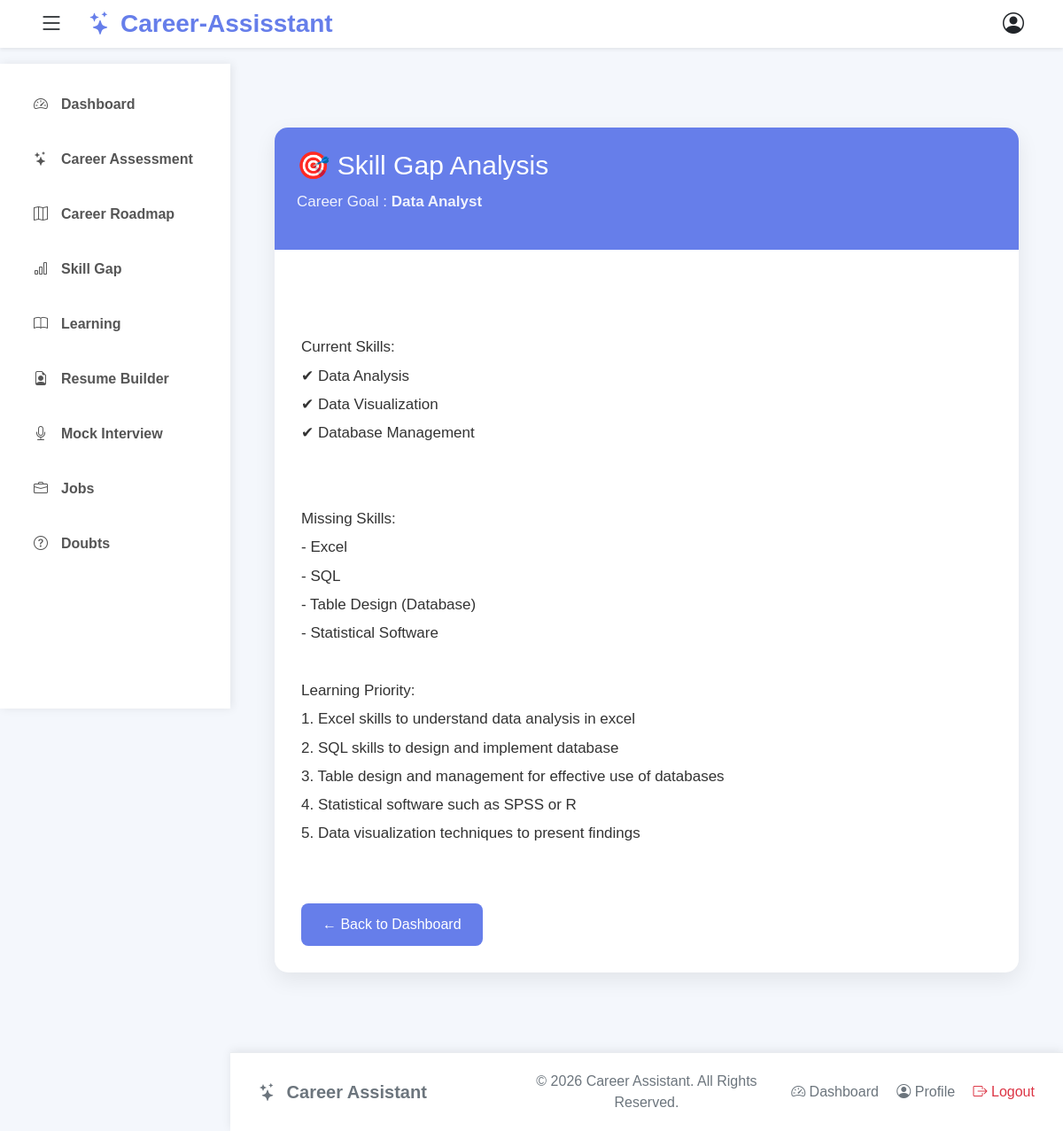
Screenshot of /career-skillgap (signed in) with the database file from the repository.
### careerproject/models.py (models this page shows, shortened)
class StudentCareer(models.Model):
    student = models.ForeignKey(
        StudentProfile,
        on_delete=models.CASCADE,
        related_name="careers"
    )
    career_name = models.CharField(max_length=100)
    confidence = models.PositiveIntegerField(default=0)
    active = models.BooleanField(default=True)
    selected_at = models.DateTimeField(auto_now_add=True)

class SkillGap(models.Model):
    student = models.ForeignKey(
        StudentProfile,
        on_delete=models.CASCADE
    )
    career = models.ForeignKey(
        StudentCareer,
        on_delete=models.CASCADE
    )
    report = models.TextField()
    created_at = models.DateTimeField(
        auto_now_add=True
    )

### careerproject/views.py (the view, shortened to what this page needs)
# urls.py: path('career-skillgap', views.skill_gap, name='skill_gap'),
@login_required
def skill_gap(request):
    student = StudentProfile.objects.get(user=request.user)
    career = StudentCareer.objects.filter(
        student=student,
        active=True
    ).first()
    if career is None:
        messages.warning(request, "Please select a career first.")
        return redirect("career_assessment")
    report = SkillGap.objects.filter(
        student=student,
        career=career
    ).first()
    return render(request,"student_module/skill_gap/skillgap/skill_gap.html",
        {
            "career":career,
            "report":report
        }
    )

### templates/student_module/skill_gap/skillgap/skill_gap.html
{% extends "common/base_private.html" %}
{% load static %}
{% block content %}
<link rel="stylesheet" href="{% static 'css/skillgap.css' %}">
<div class="skillgap-container">
    <div class="skillgap-card">
        <div class="skillgap-header">
            <h2>🎯 Skill Gap Analysis</h2>
            <p>
                Career Goal :
                <strong>{{ career.career_name }}</strong>
            </p>
        </div>
        <div class="skillgap-body">
            <div class="ai-report">
                {{ report.report }}
            </div>
            <a href="{% url 'student_dashboard' %}" class="btn-back">
                ← Back to Dashboard
            </a>
        </div>
    </div>
</div>
{% endblock %}

### static/css/private.css (style rules this page uses)
* { margin:0; padding:0; box-sizing:border-box; }
body { font-family:'Segoe UI',sans-serif; background:#f5f7fb; min-height:100vh; display:flex; flex-direction:column; }
html,body { height:100%; }
body { display:flex; flex-direction:column; min-height:100vh; }

### static/css/skillgap.css (style rules this page uses)
* { margin:0; padding:0; box-sizing:border-box; }
body { background:#f4f7fc; font-family:Arial, Helvetica, sans-serif; }
.skillgap-container { max-width:1000px; margin:40px auto; padding:20px; }
.skillgap-card { background:#fff; border-radius:15px; box-shadow:0 8px 25px rgba(0,0,0,.08); overflow:hidden; }
.skillgap-header { background:#667eea; color:#fff; padding:25px; }
.skillgap-header h2 { font-size:30px; margin-bottom:10px; }
.skillgap-header p { font-size:17px; opacity:.9; }
.skillgap-body { padding:30px; }
.ai-report { white-space:pre-line; line-height:1.9; font-size:17px; color:#333; }
.btn-back { display:inline-block; margin-top:30px; padding:12px 24px; background:#667eea; color:#fff; text-decoration:none; border-radius:8px; transition:.3s; }

### rows the page displays
StudentCareer: career_name "Data Analyst"
SkillGap: report "Current Skills: ✔ Data Analysis ✔ Data Visualization ✔ Database Management Missing Skills: - Excel - SQL - Table Design (Database) - Statistical Software Learning Priority: 1. Excel skills to understand data analysis in excel 2. SQL skills to design and implement database 3. Table design and management for effective use of databases 4. Statistical software such as SPSS or R 5. Data visualization techniques to present findings"
